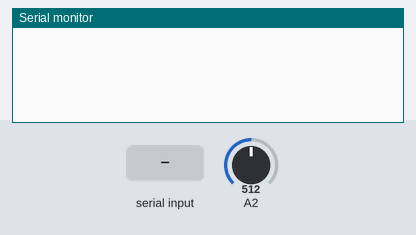
Bench run of a sketch on a simulated Arduino Uno, built with avr-gcc and run on an emulated ATmega328P. Shown: the last lines printed to the serial monitor. The test bench sets the inputs (shaded band); at power-on: A2 = 512.

Above: at 1.2 s.
1.3 s: "A" received over the second serial link
At 1.7 s:
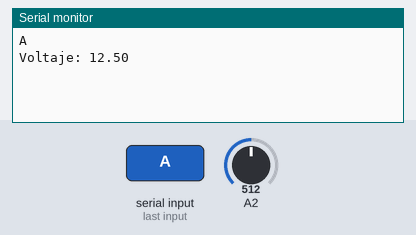
2.8 s: "B" received over the second serial link
At 4.0 s:
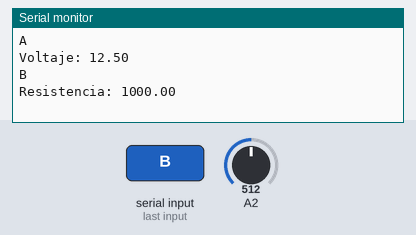
4.3 s: "C" received over the second serial link
At 5.2 s:
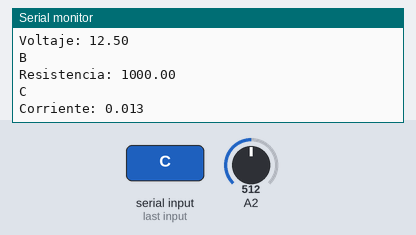
5.8 s: "1" received over the second serial link
At 6.2 s:
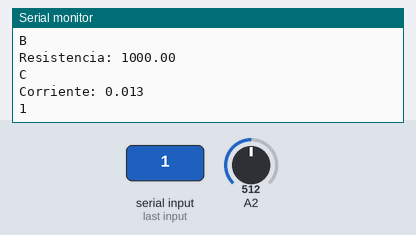

Measured:
- after the input at 1.3 s, the serial monitor: prints a new line at once (image 1)
- after the input at 2.8 s, the serial monitor: prints a new line at once (image 2)
- after the input at 4.3 s, the serial monitor: prints a new line at once (image 3)
- after the input at 5.8 s, the serial monitor: prints a new line at once (image 4)

The sketch:

Proyecto_Final.ino
```cpp
/*
Fundación Kinal
Centro Educativo Técnico Laboral Kinal
Taller de Electrónica 5to
Byron Renato Dávila Santiago
2019618
Proyecto Final
*/


#include <SoftwareSerial.h>

const int Pin_Analogico = A0;
const float ResConocida = 1000.0;
float sensibilidad = 0.185;
SoftwareSerial Bluetooth_Davila(7, 6);

unsigned long TimePrevio = 0;
const unsigned long IntervaloMed = 1000;

void setup() {
  Serial.begin(9600);
  Bluetooth_Davila.begin(9600);
}

char comando_recibido;

void loop() {
  if (Bluetooth_Davila.available()) {
    comando_recibido = Bluetooth_Davila.read();
    Serial.println(comando_recibido);

    if (comando_recibido == 'A') {
      Medir_Volt();
    } else if (comando_recibido == 'B') {
      Medir_resis();
    } else if (comando_recibido == 'C') {
      Medir_corriente();
    }
  }

  unsigned long tiempoActual = millis();
  if (tiempoActual - TimePrevio >= IntervaloMed) {
    TimePrevio = tiempoActual;
  }
}

void Medir_Volt() {
  int Valor_Sensor = analogRead(A1);
  float Valor_Volt = map(Valor_Sensor, 0, 1023, 0, 250) / 10.0;
  Serial.print("Voltaje: ");
  Serial.println(Valor_Volt);
  Bluetooth_Davila.print(Valor_Volt);
  Bluetooth_Davila.print(";");
}

void Medir_resis() {
  int valorAnalogico = analogRead(Pin_Analogico);
  float tensionMedidal = (float)valorAnalogico * (5.0 / 1023.0);
  float Corriente = tensionMedidal / ResConocida;
  float Res_desconocida = tensionMedidal / Corriente;
  Serial.print("Resistencia: ");
  Serial.println(Res_desconocida);
  Bluetooth_Davila.print(Res_desconocida);
  Bluetooth_Davila.print(";");
}

void Medir_corriente() {
  float Corriente = calcCorriente(500);
  Serial.print("Corriente: ");
  Serial.println(Corriente, 3);
  Bluetooth_Davila.print(Corriente, 3);
  Bluetooth_Davila.print(";");
}

float calcCorriente(int Numero_Muestra) {
  float leersensor = 0;
  float Corriente = 0;

  for (int i = 0; i < Numero_Muestra; i++) {
    leersensor = analogRead(A2) * (5.0 / 1023.0);
    Corriente = Corriente + (leersensor - 2.5);
  }

  Corriente = Corriente / (Numero_Muestra * sensibilidad);
  return (Corriente);
}
```
